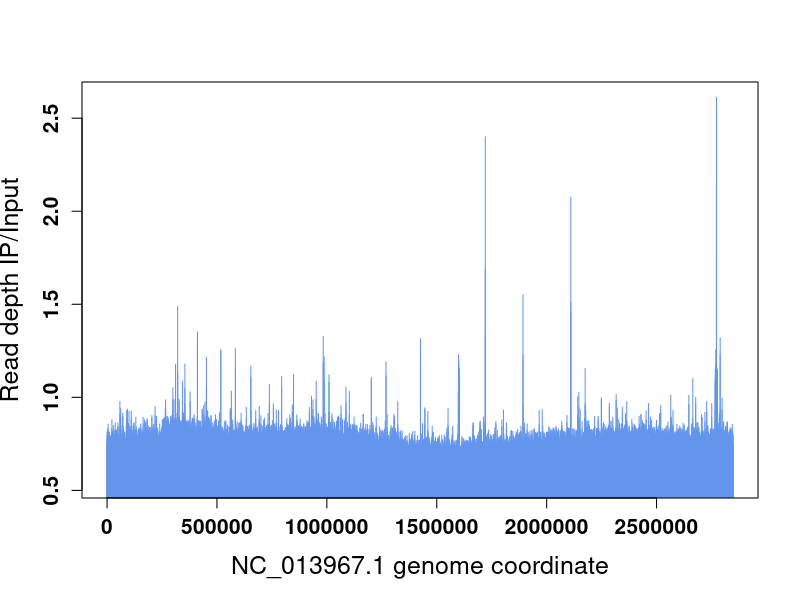
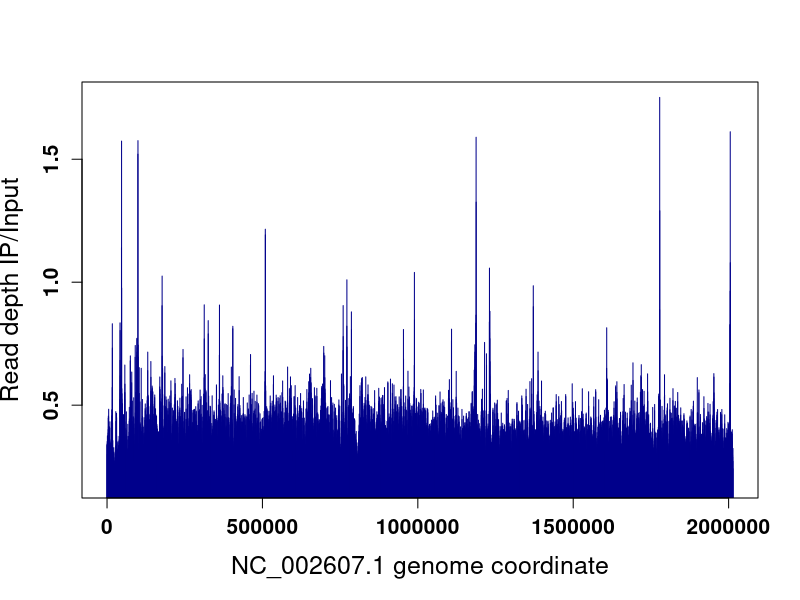
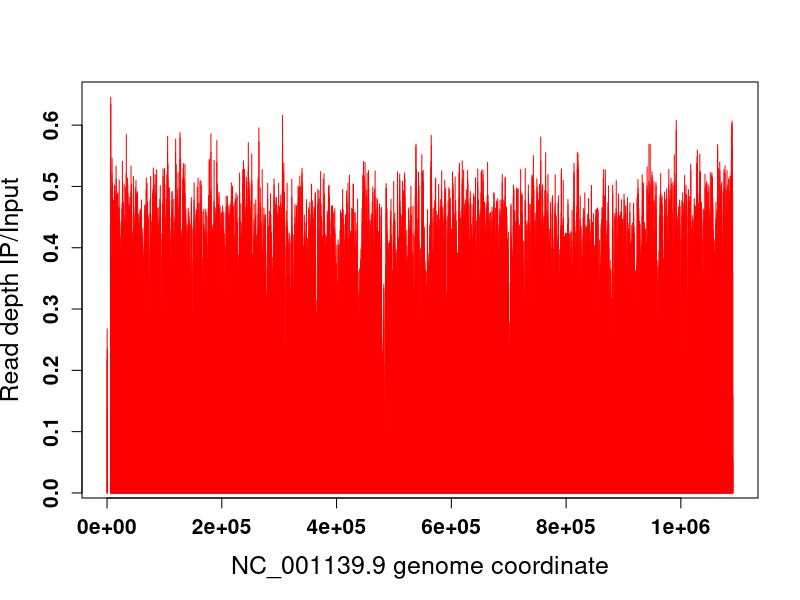
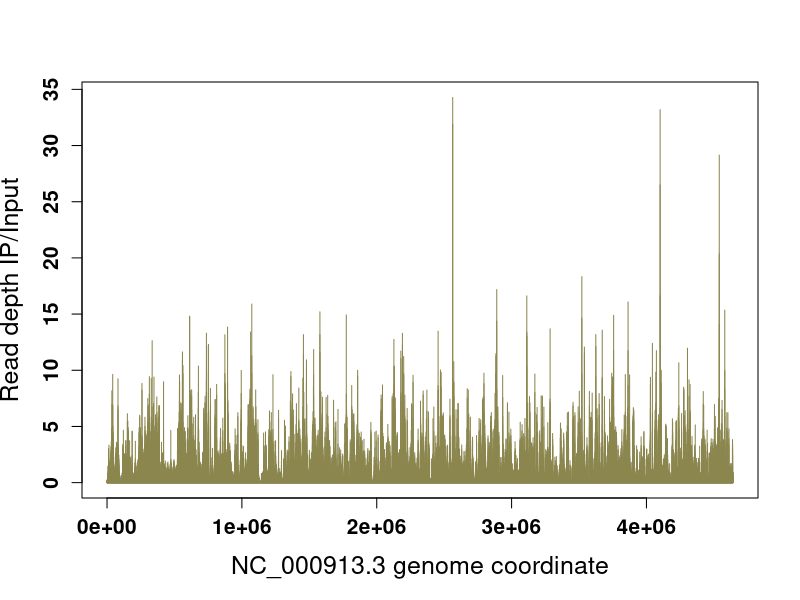
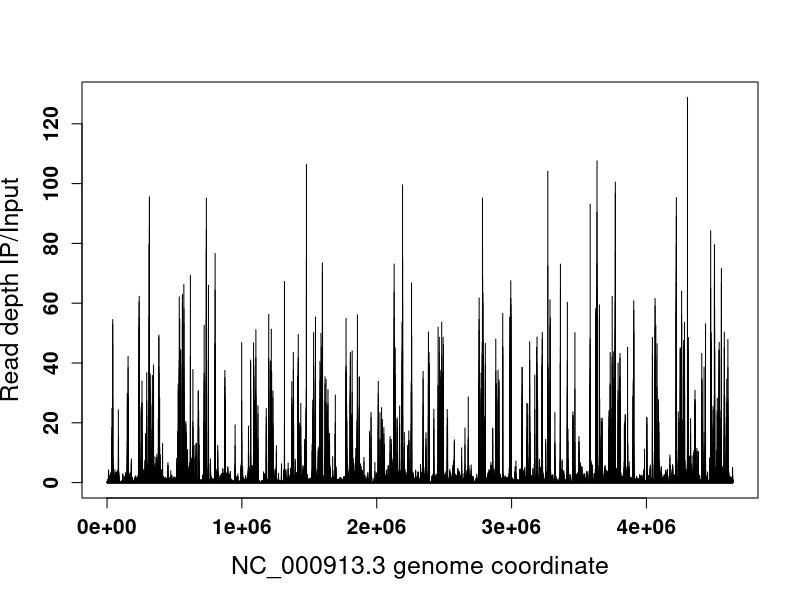
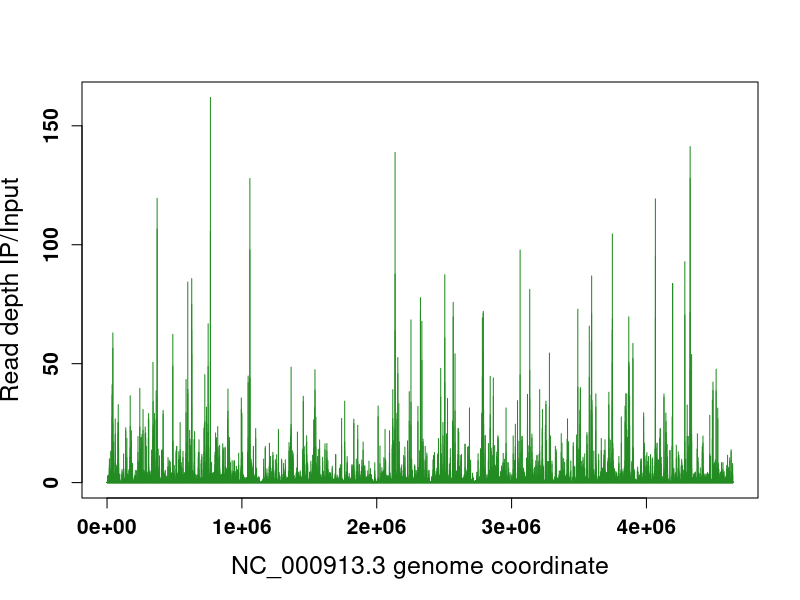
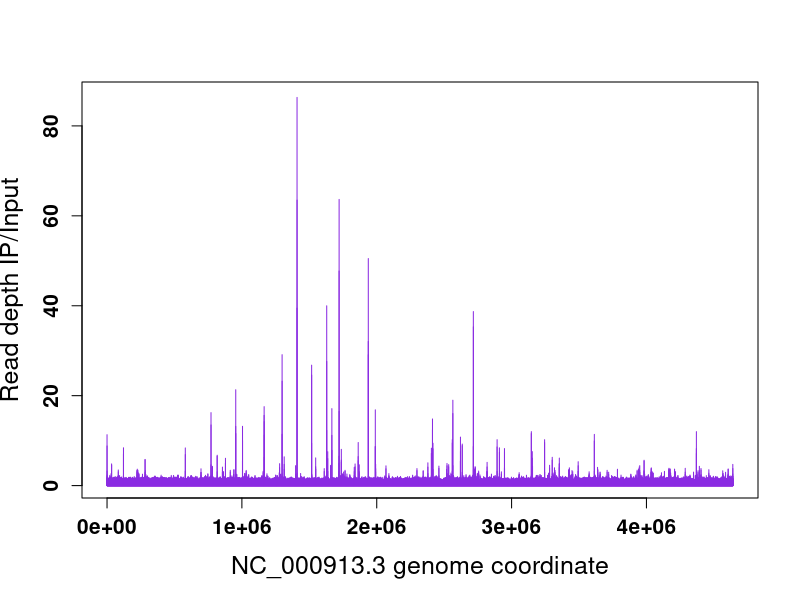
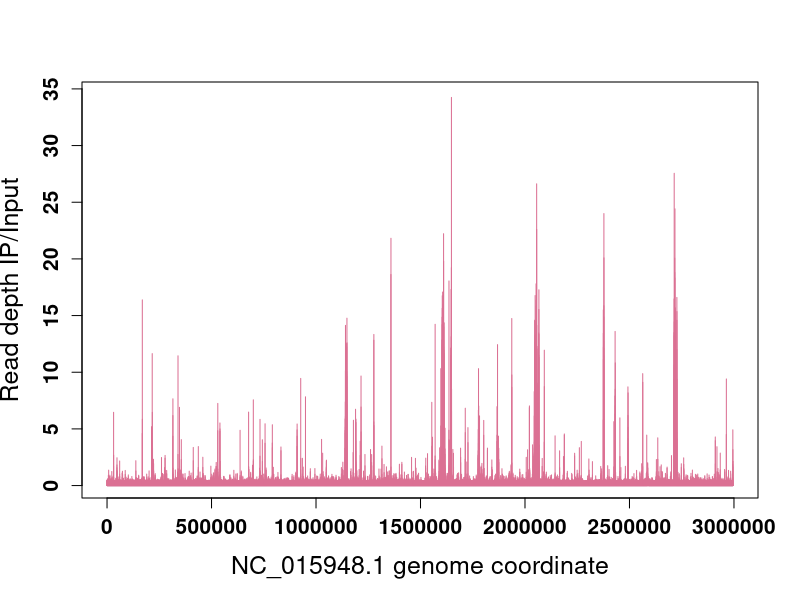

The R script that drew these images, in order:
## ---- chunk 1
#library(readxl)
#library(bazar)

hstA_IP2=read.table("hstAIP2_sorted.bam_fragL200_bin200.txt")
hstA_WCE2=read.table("hstAWCE2_sorted.bam_fragL200_bin200.txt")

hpyA_IP3=read.table("hpyA_M3_IP_log_sorted.bam_fragL250_bin250.txt")
hpyA_WCE3=read.table("hpyA_M3_WCE_log_sorted.bam_fragL250_bin250.txt")

Hca_trmB_noglu_IP=read.table("4774_E7_S92_L004_R1_001_trimmed_sorted.bam_fragL200_bin200.txt")
Hca_trmB_noglu_WCE=read.table("4774_B5_S73_L004_R1_001_trimmed_sorted.bam_fragL200_bin200.txt")

IHF_IP=read.table("IhfA_midlog_sorted.bam_fragL200_bin200.txt")
HNS_IP=read.table("HnsA_sorted.bam_fragL200_bin200.txt")
Fis_IP=read.table("FisB_sorted.bam_fragL200_bin200.txt")
#HU_IP=read.table("HupA_midlog_sorted.bam_fragL200_bin200.txt")
NAP_WCE=read.table("Mock_sorted.bam_fragL200_bin200.txt")

FNR_IP=read.table("FNR_IP2_sorted.bam_fragL200_bin200.txt")
FNR_WCE=read.table("Input_anaerobic_sorted.bam_fragL200_bin200.txt")

YeasthistoneIP=read.table("H3log1IP_sorted.bam_fragL200_bin200.txt")
YeasthistoneWCE=read.table("WCElog1_sorted.bam_fragL200_bin200.txt")

Hvo_chrname="NC_013967.1"
Hs_chrname="NC_002607.1"
Hca_chrname="NC_015948.1"
Ec_chrname="NC_000913.3"
Sc_chrname="NC_001139.9"
## ---- chunk 2
Hvo_HApeak1=c(1598000,1599000)
Hvo_HApeak2=c(2770000,2772000)
Hvo_Unevencoverage1=c(301000,302600)
Hvo_Unevencoverage2=c(1441000,1444000)
Hvo_Unevencoverage3=c(2665000,2666800)

Hs_HApeak1=c(166000,167000)
Hs_HApeak2=c(1710750,1711250)
Hs_Unevencoverage1=c(110250,112750)
Hs_Unevencoverage2=c(1246000,1247000)
## ---- chunk 3

hstA_IP2=hstA_IP2[hstA_IP2$V1==paste(Hvo_chrname),]
hstA_WCE2=hstA_WCE2[hstA_WCE2$V1==paste(Hvo_chrname),]

hpyA_IP3=hpyA_IP3[hpyA_IP3$V1==paste(Hs_chrname),]
hpyA_WCE3=hpyA_WCE3[hpyA_WCE3$V1==paste(Hs_chrname),]

Hca_trmB_noglu_IP=Hca_trmB_noglu_IP[Hca_trmB_noglu_IP$V1==paste(Hca_chrname),]
Hca_trmB_noglu_WCE=Hca_trmB_noglu_WCE[Hca_trmB_noglu_WCE$V1==paste(Hca_chrname),]

IHF_IP=IHF_IP[IHF_IP$V1==paste(Ec_chrname),]
HNS_IP=HNS_IP[HNS_IP$V1==paste(Ec_chrname),]
Fis_IP=Fis_IP[Fis_IP$V1==paste(Ec_chrname),]
#HU_IP=HU_IP[HU_IP$V1==paste(Ec_chrname),]
NAP_WCE=NAP_WCE[NAP_WCE$V1==paste(Ec_chrname),]

FNR_IP=FNR_IP[FNR_IP$V1==paste(Ec_chrname),]
FNR_WCE=FNR_WCE[FNR_WCE$V1==paste(Ec_chrname),]

YeasthistoneIP=YeasthistoneIP[YeasthistoneIP$V1==paste(Sc_chrname),]
YeasthistoneWCE=YeasthistoneWCE[YeasthistoneWCE$V1==paste(Sc_chrname),]

## ---- chunk 4

hstA_NormalisedIP2=hstA_IP2
hstA_NormalisedIP2$V3=hstA_NormalisedIP2$V3/hstA_WCE2$V3

hpyA_NormalisedIP3=hpyA_IP3
hpyA_NormalisedIP3$V3=hpyA_NormalisedIP3$V3/hpyA_WCE3$V3

## ---- chunk 5
#Indices of HA peaks/uneven coverage regions

Hvo_HA1index1=which(hstA_NormalisedIP2$V2==Hvo_HApeak1[1])
Hvo_HA1index2=which(hstA_NormalisedIP2$V2==Hvo_HApeak1[2])
Hvo_HA2index1=which(hstA_NormalisedIP2$V2==Hvo_HApeak2[1])
Hvo_HA2index2=which(hstA_NormalisedIP2$V2==Hvo_HApeak2[2])
Hvo_UC1index1=which(hstA_NormalisedIP2$V2==Hvo_Unevencoverage1[1])
Hvo_UC1index2=which(hstA_NormalisedIP2$V2==Hvo_Unevencoverage1[2])
Hvo_UC2index1=which(hstA_NormalisedIP2$V2==Hvo_Unevencoverage2[1])
Hvo_UC2index2=which(hstA_NormalisedIP2$V2==Hvo_Unevencoverage2[2])
Hvo_UC3index1=which(hstA_NormalisedIP2$V2==Hvo_Unevencoverage3[1])
Hvo_UC3index2=which(hstA_NormalisedIP2$V2==Hvo_Unevencoverage3[2])

Hs_HA1index1=which(hpyA_NormalisedIP3$V2==Hs_HApeak1[1])
Hs_HA1index2=which(hpyA_NormalisedIP3$V2==Hs_HApeak1[2])
Hs_HA2index1=which(hpyA_NormalisedIP3$V2==Hs_HApeak2[1])
Hs_HA2index2=which(hpyA_NormalisedIP3$V2==Hs_HApeak2[2])
Hs_UC1index1=which(hpyA_NormalisedIP3$V2==Hs_Unevencoverage1[1])
Hs_UC1index2=which(hpyA_NormalisedIP3$V2==Hs_Unevencoverage1[2])
Hs_UC2index1=which(hpyA_NormalisedIP3$V2==Hs_Unevencoverage2[1])
Hs_UC2index2=which(hpyA_NormalisedIP3$V2==Hs_Unevencoverage2[2])


#Avg enrichment across the chromosome - replace funky values with this one.

hstA2_avgenrichment=mean(hstA_NormalisedIP2$V3[is.finite(hstA_NormalisedIP2$V3)])
hpyA3_avgenrichment=mean(hpyA_NormalisedIP3$V3[is.finite(hpyA_NormalisedIP3$V3)])

#Replcament of high values caused by HA binding or local depletion with avg genome-wide value.

hstA_NormalisedIP2$V3[Hvo_HA1index1:Hvo_HA1index2]=hstA2_avgenrichment
hstA_NormalisedIP2$V3[Hvo_HA2index1:Hvo_HA2index2]=hstA2_avgenrichment
hstA_NormalisedIP2$V3[Hvo_UC1index1:Hvo_UC1index2]=hstA2_avgenrichment
hstA_NormalisedIP2$V3[Hvo_UC2index1:Hvo_UC2index2]=hstA2_avgenrichment
hstA_NormalisedIP2$V3[Hvo_UC3index1:Hvo_UC3index2]=hstA2_avgenrichment

hpyA_NormalisedIP3$V3[Hs_HA1index1:Hs_HA1index2]=hpyA3_avgenrichment
hpyA_NormalisedIP3$V3[Hs_HA2index1:Hs_HA2index2]=hpyA3_avgenrichment
hpyA_NormalisedIP3$V3[Hs_UC1index1:Hs_UC1index2]=hpyA3_avgenrichment
hpyA_NormalisedIP3$V3[Hs_UC2index1:Hs_UC2index2]=hpyA3_avgenrichment
## ---- chunk 6
Yeastnormalised=YeasthistoneIP
Yeastnormalised$V3=YeasthistoneIP$V3/YeasthistoneWCE$V3

IHFnormalised=IHF_IP
IHFnormalised$V3=IHF_IP$V3/NAP_WCE$V3

Fisnormalised=Fis_IP
Fisnormalised$V3=Fis_IP$V3/NAP_WCE$V3

HNSnormalised=HNS_IP
HNSnormalised$V3=HNS_IP$V3/NAP_WCE$V3

# HUnormalised=HU_IP
# HUnormalised$V3=HU_IP$V3/NAP_WCE$V3

FNRnormalised=FNR_IP
FNRnormalised$V3=FNR_IP$V3/FNR_WCE$V3

Hca_trmB_normalised=Hca_trmB_noglu_IP
Hca_trmB_normalised$V3=Hca_trmB_noglu_IP$V3/Hca_trmB_noglu_WCE$V3
## ---- chunk 7

plot(x=hstA_NormalisedIP2$V2,hstA_NormalisedIP2$V3,type="h",col="cornflowerblue",cex.axis=1.25,font=2,family="sans",xlab=paste(Hvo_chrname,"genome coordinate",sep=" "),ylab="Read depth IP/Input",cex.lab=1.5)

plot(x=hpyA_NormalisedIP3$V2,hpyA_NormalisedIP3$V3,type="h",col="darkblue",cex.axis=1.25,font=2,family="sans",xlab=paste(Hs_chrname,"genome coordinate",sep=" "),ylab="Read depth IP/Input",cex.lab=1.5)

plot(x=Yeastnormalised$V2,Yeastnormalised$V3,type="h",col="red",cex.axis=1.25,font=2,family="sans",xlab=paste(Sc_chrname,"genome coordinate",sep=" "),ylab="Read depth IP/Input",cex.lab=1.5)

plot(x=Fisnormalised$V2,Fisnormalised$V3,type="h",col="khaki4",cex.axis=1.25,font=2,family="sans",xlab=paste(Ec_chrname,"genome coordinate",sep=" "),ylab="Read depth IP/Input",cex.lab=1.5)

plot(x=HNSnormalised$V2,HNSnormalised$V3,type="h",col="black",cex.axis=1.25,font=2,family="sans",xlab=paste(Ec_chrname,"genome coordinate",sep=" "),ylab="Read depth IP/Input",cex.lab=1.5)

plot(IHFnormalised$V2,IHFnormalised$V3,type="h",col="forestgreen",cex.axis=1.25,font=2,family="sans",xlab=paste(Ec_chrname,"genome coordinate",sep=" "),ylab="Read depth IP/Input",cex.lab=1.5)

#plot(HUnormalised$V2,HUnormalised$V3,type="h",col="darksalmon")

plot(FNRnormalised$V2,FNRnormalised$V3,type="h",col="blueviolet",cex.axis=1.25,font=2,family="sans",xlab=paste(Ec_chrname,"genome coordinate",sep=" "),ylab="Read depth IP/Input",cex.lab=1.5)

plot(Hca_trmB_normalised$V2,Hca_trmB_normalised$V3,type="h",col="palevioletred",cex.axis=1.25,font=2,family="sans",xlab=paste(Hca_chrname,"genome coordinate",sep=" "),ylab="Read depth IP/Input",cex.lab=1.5)
## ---- chunk 8
# pdf("GenomewideChIPSeq_HstA.pdf",height=3.5,width=7)
# plot(x=hstA_NormalisedIP2$V2,hstA_NormalisedIP2$V3,type="h",col="cornflowerblue",cex.axis=1.25,font=2,family="sans",xlab=paste(Hvo_chrname,"genome coordinate",sep=" "),ylab="Read depth IP/Input",cex.lab=1.5)
# dev.off()
# 
# pdf("GenomewideChIPSeq_HpyA.pdf",height=3.5,width=7)
# plot(x=hpyA_NormalisedIP3$V2,hpyA_NormalisedIP3$V3,type="h",col="darkblue",cex.axis=1.25,font=2,family="sans",xlab=paste(Hs_chrname,"genome coordinate",sep=" "),ylab="Read depth IP/Input",cex.lab=1.5)
# dev.off()
# 
# pdf("GenomewideChIPSeq_H3.pdf",height=3.5,width=7)
# plot(x=Yeastnormalised$V2,Yeastnormalised$V3,type="h",col="red",cex.axis=1.25,font=2,family="sans",xlab=paste(Sc_chrname,"genome coordinate",sep=" "),ylab="Read depth IP/Input",cex.lab=1.5)
# dev.off()
# 
# pdf("GenomewideChIPSeq_Fis.pdf",height=3.5,width=7)
# plot(x=Fisnormalised$V2,Fisnormalised$V3,type="h",col="khaki4",cex.axis=1.25,font=2,family="sans",xlab=paste(Ec_chrname,"genome coordinate",sep=" "),ylab="Read depth IP/Input",cex.lab=1.5)
# dev.off()
# 
# pdf("GenomewideChIPSeq_HNS.pdf",height=3.5,width=7)
# plot(x=HNSnormalised$V2,HNSnormalised$V3,type="h",col="black",cex.axis=1.25,font=2,family="sans",xlab=paste(Ec_chrname,"genome coordinate",sep=" "),ylab="Read depth IP/Input",cex.lab=1.5)
# dev.off()
# 
# pdf("GenomewideChIPSeq_IHF.pdf",height=3.5,width=7)
# plot(IHFnormalised$V2,IHFnormalised$V3,type="h",col="forestgreen",cex.axis=1.25,font=2,family="sans",xlab=paste(Ec_chrname,"genome coordinate",sep=" "),ylab="Read depth IP/Input",cex.lab=1.5)
# dev.off()
# 
# pdf("GenomewideChIPSeq_FNR.pdf",height=3.5,width=7)
# plot(FNRnormalised$V2,FNRnormalised$V3,type="h",col="blueviolet",cex.axis=1.25,font=2,family="sans",xlab=paste(Ec_chrname,"genome coordinate",sep=" "),ylab="Read depth IP/Input",cex.lab=1.5)
# dev.off()
# 
# pdf("GenomewideChIPSeq_HcaTrmB.pdf",height=3.5,width=7)
# plot(Hca_trmB_normalised$V2,Hca_trmB_normalised$V3,type="h",col="palevioletred",cex.axis=1.25,font=2,family="sans",xlab=paste(Hca_chrname,"genome coordinate",sep=" "),ylab="Read depth IP/Input",cex.lab=1.5)
# dev.off()
## ---- chunk 9
sessionInfo()
